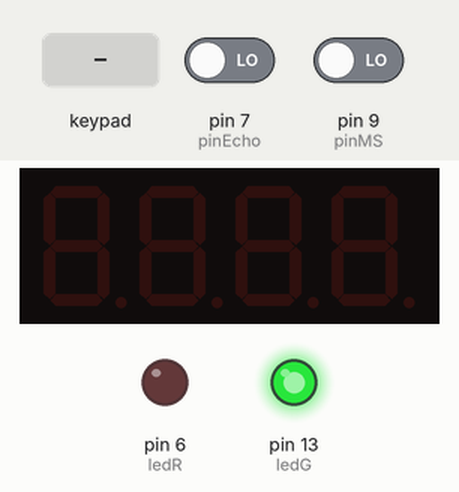
A sketch run on a simulated Arduino Uno, built with avr-gcc and run on an emulated ATmega328P. Parts: 4-digit seven-segment display, output pins drawn as LEDs (lit = HIGH). Dashed ring = blinking. Inputs (shaded band) come from the test bench; at power-on: pin 9 (pinMS) LOW, pin 7 (pinEcho) LOW. Pins used as bus, display or sensor lines are not drawn.

Above: at 2.7 s.
2.8 s: keypad keys 1 3 9 7 pressed 0.4 s apart
At 4.4 s:
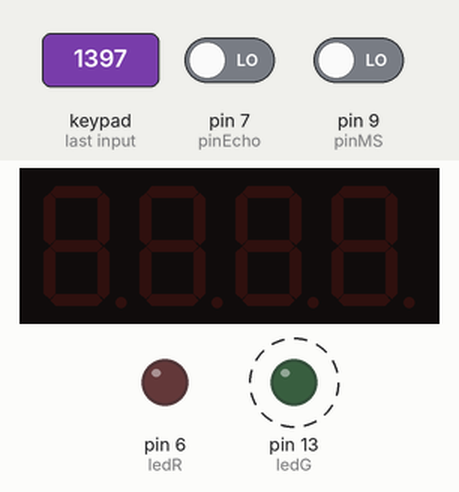
7.4 s: pin 9 (pinMS) driven HIGH
At 9.6 s:
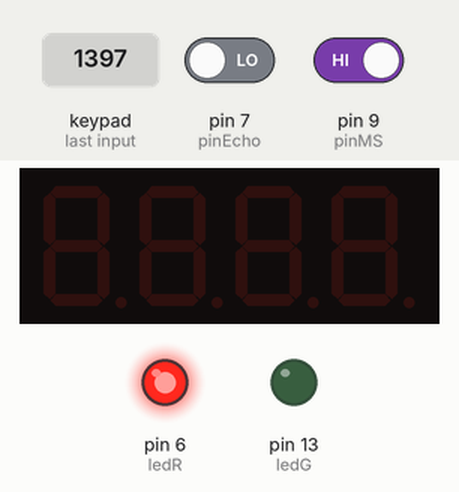
9.9 s: pin 9 (pinMS) driven LOW
At 13.0 s:
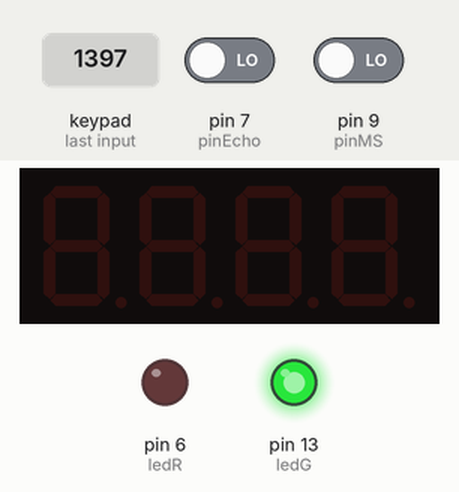
Timing chart, 0 to 14.5 s (numbered marks = the images above; inputs shaded):
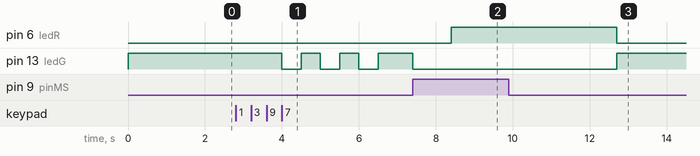

Measured:
- after the input at 2.8 s, pin 13 (ledG): alternates HIGH for 0.50 s and LOW for 0.50 s, starting after 1.2 s
- after the input at 7.4 s, pin 6 (ledR): LOW → HIGH after 1.0 s; pin 13 (ledG): HIGH → LOW at once
- after the input at 9.9 s, pin 6 (ledR): HIGH → LOW after 2.8 s; pin 13 (ledG): LOW → HIGH after 2.8 s

The sketch:

2.5.ino
```cpp
#include <TM1637.h>
#include <Keypad.h>
//password
const String correctPass = "9876";

// movement sensor
int pinMS = 9;

// digitalTube
int pinClk = 10;
int pinDio = 11;
TM1637 screen(pinClk,pinDio);

// keypad
const byte nRows = 4;
const byte nColumns = 4;
byte pRows[nRows] = {2, 3, 4, 5};
byte pColumns[nColumns] = {A0, A1, A2, A3};
char keys[nRows][nColumns] = {
  {'1','2','3','A'},
  {'4','5','6','B'},
  {'7','8','9','C'},
  {'*','0','#','D'}
};
Keypad keybd = Keypad(makeKeymap(keys), pRows, pColumns, nRows, nColumns);

// leds
int ledR = 6;
int ledG = 13;

// ultrasounds
long distance;
long responseTime;
int pinTrig = 8;
int pinEcho = 7;

// global vars
int entryBit = 0; // if user is entering
int inBit = 0; // means nobody went inside the building
bool isSomebodyOutside = false;
bool isSomebodyInside = false;
char keyPressed = '\0';
int leaveBit = 0; // if user is leaving
double mls; // time passed from the door was opened
int openBit = 0; // if the door is opened value = 1
String pass = ""; // the password introduced by the user
int people = 0; // counter of how many went inside

void setup() {
  Serial.begin(9600);
  // leds
  pinMode(ledR, OUTPUT);
  digitalWrite(ledR, LOW);
  pinMode(ledG, OUTPUT);
  digitalWrite(ledG, HIGH);

  // ultrasounds
  pinMode(pinTrig, OUTPUT);
  pinMode(pinEcho, INPUT);

  // movementSensor
  pinMode(pinMS, INPUT);

  // digitalTube
  init();
  screen.init();
  screen.set(BRIGHT_TYPICAL);
  delay(1500);
}

/**
 * This function checks if someone tries to go inside. First checks if the password introduced is correct.
 * After that, if is correct sets the entryBit to 1 and open the door calling the openDoor method (that sets the openBit to 1).
 * If openBit is 1 it starts to check if someone is inside and outside. If the user went inside and leave the sensors the door close.
 * If he went inside but the outside sensor detects something it not close the door.
 */
void entry() {
  keyPressed = keybd.getKey();
  Serial.println("entry");
  if (openBit == 0) {
    if (isDigit(keyPressed)) {
      pass += keyPressed;
    }
    if (pass.length() == 4) {
      // if the pass is correct
      if (pass.equals(correctPass)) {
        Serial.println("correct pass");
        entryBit = 1;
        openDoor();
      } else {
        for (int i = 0; i < 3; i++) {
          Serial.println("incorrect pass");
          digitalWrite(ledG, LOW);
          delay(500);
          digitalWrite(ledG, HIGH);
          delay(500);
        }
      }
      pass = "";
    }
  }
  if (openBit == 1) {
    checkUserGetCloseToDoor();
    checkUserGoInside();

    if((millis() - mls >= 5000 || keybd.getKey() == 'C') && !isSomebodyOutside && !isSomebodyInside && inBit == 1) {
        resetValues();
        people++;
        screen.display(0, people);
    }
  }
}

void leave() {
  checkUserGoOutside();
  if (openBit == 1) {
    checkUserGetCloseToDoor();
    if (isSomebodyOutside && !isSomebodyInside) {
      resetValues();
    }
  }
}

/**
 * Opens the door, sets de openBit to 1 and start the chronometer
 */
void openDoor() {
  digitalWrite(ledG, LOW);
  delay(1000);
  Serial.println("entro");
  digitalWrite(ledR, HIGH);
  openBit = 1;
  mls = millis();
}

/**
 * If the inside sensor detects something it opens the door and sets de leaveBit to 1
 * so the leave path is chosen
 */
void checkUserGoOutside() {
  if (digitalRead(pinMS) == HIGH) {
//    Serial.println("Somebody go out!");
    openDoor();
    isSomebodyInside = true;
    openBit = 1;
    leaveBit = 1;
  } else {
    isSomebodyInside = false;
  }
}

/**
 * Checks if somebody is outside the door
 */
void checkUserGetCloseToDoor() {
  // if there is something close to 10cm the door will not close
    // after 5 seconds the counter will reset to 0
    digitalWrite(pinTrig, LOW);
    delayMicroseconds(5);
    digitalWrite(pinTrig, HIGH);
    delayMicroseconds(10);
    responseTime = pulseIn(pinEcho, HIGH);
    distance = int(0.01716*responseTime);
//    Serial.println("distance: " + String(distance));
    if (distance < 10) {
      Serial.println("Distance");
      isSomebodyOutside = true;
    } else {
//      Serial.println("no hay nadie");
      isSomebodyOutside = false;
    }
    delay(100);
}

/**
 * Checks if somebody went inside.
 * Sets the inBit to 1
 */
void checkUserGoInside() {
  if (digitalRead(pinMS) == HIGH) {
    Serial.println("Movement");
    isSomebodyInside = true;
    inBit = 1;
  } else {
    isSomebodyInside = false;
  }
}

/**
 * Close the door after one path
 * Resets the value of the global variables and the leds.
 */
void resetValues() {
  digitalWrite(ledR, LOW);
  digitalWrite(ledG, HIGH);
  openBit = 0;
  inBit = 0;
  entryBit = 0;
  leaveBit = 0;
}

void loop() {
  if (leaveBit == 0) {
    entry();
  }
  if (entryBit == 0) {
    leave();
  }
}
```
